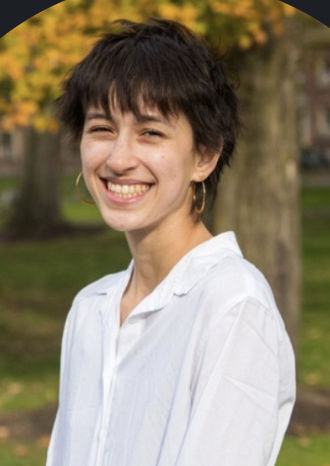
#> input picture Fall_2023/Project1/Part2/Project 1 Part 2 Download Sep 29, 2023 943 AM/20824-1939611 - Lara Palombi - Sep 23, 2023 113 PM/self.png, 330 x 466 px
$ jupyter execute proj1.ipynb
#> lines starting #> are read from the running program, lines starting #| are printed output that depends on the picture; after the words box and inside, x2 and y2 are one past the last pixel; in counts of white or black regions, pixels touching at a corner belong together
<h1>PROJECT PART 1 </h1>

<h3>#1: Convert the RGB to HSV code so it produces values in OpenCV's specified ranges and array structure. Your function should accept a 3D array and return HSV values in OpenCV's ranges. </h3>

[cell 1]
import cv2
import numpy as np
from numpy import interp

# defining a function. Accepts a 3d array with RGB values. RGB values are in the range (0, 255).
def rgb2hsv(rgb):
    rgb = rgb / 255
    for i in range(0, len(rgb)):
        for j in range(0, len(rgb[i])):
            # initialize your hsv values. Make sure they are floating point numbers.
            h = 0.0
            s = 0.0
            v = 0.0

            # beginning to implement formula.
            v = np.max(rgb[i][j])
            diff = np.max(rgb[i][j]) - np.min(rgb[i][j])

            if(v > 0.0):
                s = diff / v
            # otherwise s stays at 0

            # follow conditionals of formula. If conditions are not met
            if(rgb[i][j][0] == rgb[i][j][1] and rgb[i][j][1]== rgb[i][j][2]):
                h = 0.0
            elif(v == rgb[i][j][0]):
                h = 60*(rgb[i][j][1]- rgb[i][j][2]) / diff
            elif(v == rgb[i][j][1]):
                h = 120 + 60*(rgb[i][j][2] - rgb[i][j][0]) / diff
            elif(v == rgb[i][j][2]):
                h = 240 + 60*(rgb[i][j][2] - rgb[i][j][1]) / diff

            # convert them to OpenCV's range
            h = round(h/2)
            s = round(np.interp(s, [0, 1], [0, 255]))
            v = round(np.interp(v, [0, 1], [0,255]))

            # overwrite values in-place
            rgb[i][j][0] = h
            rgb[i][j][1] = s
            rgb[i][j][2] = v


    return rgb

[cell 2]
# TESTING:
rgb = np.uint8([[[200, 74, 55]]])
hsv = rgb2hsv(rgb)
print("Original RGB value: ", rgb)
print("Converted to HSV: ", hsv)

 <h3>#2: Write the Python code for the conversion of HSV color space to RGB. Include comments to describe each step in your code.</h3>

[cell 3]
# HSV to RGB code
def hsv2rgb(hsv):
    for i in range(0, len(hsv)):
        for j in range(0, len(hsv[i])):
            h, s, v = hsv[i][j]
            h*=2
            s /= 255
            v /= 255

            c = v * s
            x = c * (1 -abs((h/60)%2 -1))
            m = v - c

            r = 0.0
            g = 0.0
            b = 0.0

            rp = 0.0
            gp = 0.0
            bp = 0.0


            if(h >= 0 and h < 60):
                rp = c
                gp = x
                bp = 0
            elif(h>=60 and h < 120):
                rp = x
                gp = c
                bp = 0
            elif(h>=120 and h < 180):
                rp = 0
                gp = c
                bp = x
            elif(h>=180 and h < 240):
                rp = 0
                gp = x
                bp = c
            elif(h>=240 and h < 300):
                rp = x
                gp = 0
                bp = c
            elif(h>=300 and h < 360):
                rp = c
                gp = 0
                bp = x

            r = (rp + m)*255
            g = (gp + m)*255
            b = (bp + m)*255

            hsv[i][j][0] = r
            hsv[i][j][1] = g
            hsv[i][j][2] = b

    return np.uint8(hsv)

[cell 4]
hsv = np.uint8([[[4, 185, 200]]]) # HSV value
print("Original HSV value: ", hsv)
rgb = hsv2rgb(hsv) # Converted RGB value
print("Converted to RGB: ", rgb)

<h1>PROJECT PART 2 </h1>

<h4>Import image into Jupyter Notebook.</h4>

[cell 5]
import cv2
import numpy as np
import matplotlib.pyplot as plt

# reading image in and displaying it
img = cv2.imread("./self.png")
#> img is the input picture: shape (466, 330, 3); mean B, G, R 107.2, 129.6, 141.6
img = cv2.cvtColor(img, cv2.COLOR_BGR2RGB)
plt.imshow(img)

<h4>Analyze the image. Create a histogram of the whole image. </h4>

[cell 6]
# Printing the shape of the image
print("Img shape: ", img.shape)
#| Img shape:  (466, 330, 3)

[cell 7]
# Code to plot image + its RGB histogram. Input the figure size, the title of the image, the position of the image, the title
# of the histogram, position of the histogram, and then the image.
def plotHistogram(figsize, titleimg, pos1, titlehist, pos2, img, leg1, leg2, leg3, legpos, mask):
#> called with titleimg = 'Image', pos1 = 1, titlehist = 'Histogram', pos2 = 2, leg1 = 'red', leg2 = 'green', leg3 = 'blue', legpos = 'upper right'
    plt.figure(figsize=(figsize[0],figsize[1]))
    plt.subplot(1, 2, pos1)
    plt.title(titleimg)
    plt.imshow(img)

    plt.subplot(1, 2, pos2)
    plt.title(titlehist)

    hist = cv2.calcHist([img],[0],mask,[256],[0,255])
#> hist = 256 values, max 2710 at index 232, min 0 at index 0, mean 600.7
    plt.plot(hist, color='red')
    plt.xlim([0,255])

    # green channel.
    hist = cv2.calcHist([img],[1],mask,[256],[0,255])
#> hist = 256 values, max 2588 at index 230, min 0 at index 253, mean 600.7
    plt.plot(hist, color='green')
    plt.xlim([0,255])

    # blue channel.
    hist = cv2.calcHist([img],[2],mask,[256],[0,255])
#> hist = 256 values, max 3916 at index 35, min 0 at index 255, mean 600.6
    plt.plot(hist, color='blue')

    plt.xlim([0,255])

    plt.legend((leg1, leg2, leg3), loc = legpos)
    plt.tight_layout()
    plt.show()
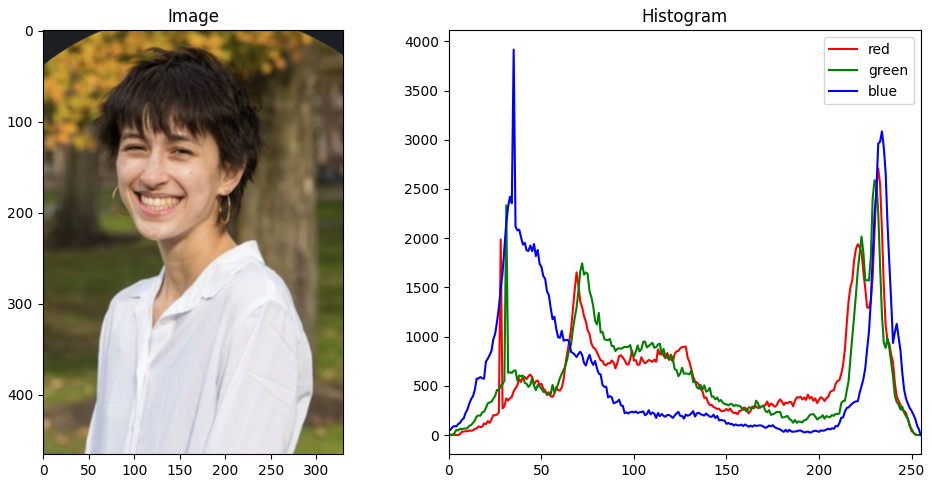
#> figure drawn by matplotlib, 2 panels; panel 2: curve peaks at x = 232, y = 2710; panel 2: curve peaks at x = 230, y = 2588; panel 2: curve peaks at x = 35, y = 3916

[cell 8]
plotHistogram([10, 5], "Image", 1, "Histogram", 2, img, "red", "green", "blue", "upper right", None)

<h4>Modify your image with brightness and contrast so it fills the complete tonal range.</h4>

[cell 9]
# Code for gamma correction
def gamma_correction(img, gamma):
    # normalize image to [0, 1] + apply gamma correction + scale back to [0, 255]
#> called with gamma = 1.5
    corrected = 255.0 * (img / 255.0) ** gamma
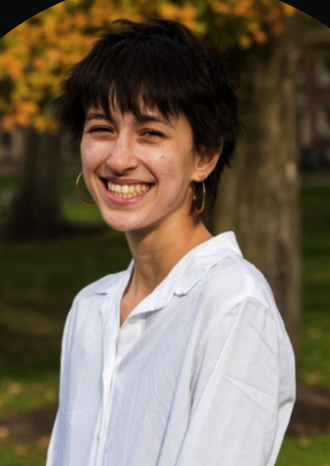
#> corrected: shape (466, 330, 3) float64; mean R, G, B 115.4, 102.6, 85.1
    return np.uint8(corrected)
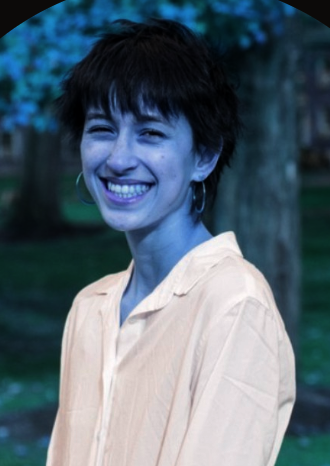
#> returned value: shape (466, 330, 3); mean of channels 0, 1, 2 115, 102.2, 84.6; drawn as B, G, R

[cell 10]
gamma = 1.5 # Gamma value >1 for higher contrast
corrected_image = gamma_correction(img, gamma) # Displaying corrected image
plt.imshow(corrected_image)

[cell 11]
# Plotting the image, high-contrast image, and their corresponding histograms.
plotHistogram([10, 5], "High-contrast image", 1, "Histogram", 2, corrected_image, "red", "green", "blue", "upper right", None)
#> call 2 of plotHistogram, with titleimg = 'High-contrast image', pos1 = 1, titlehist = 'Histogram', pos2 = 2, leg1 = 'red', leg2 = 'green', leg3 = 'blue', legpos = 'upper right'
#> in plotHistogram (call 2), `hist = cv2.calcHist([img],[0],mask,[256],[0,255])`: hist = 256 values, max 3132 at index 35, min 0 at index 95, mean 600.7
#> in plotHistogram (call 2), `hist = cv2.calcHist([img],[1],mask,[256],[0,255])`: hist = 256 values, max 3281 at index 39, min 0 at index 95, mean 600.7
#> in plotHistogram (call 2), `hist = cv2.calcHist([img],[2],mask,[256],[0,255])`: hist = 256 values, max 6272 at index 12, min 0 at index 95, mean 600.6
#> in plotHistogram (call 2), `plt.show()`:
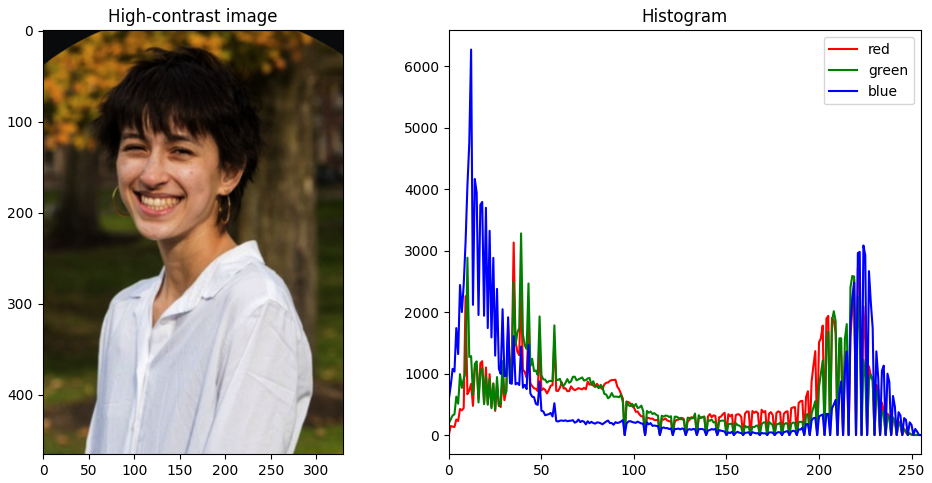
#> figure drawn by matplotlib, 2 panels; panel 2: curve peaks at x = 35, y = 3132; panel 2: curve peaks at x = 39, y = 3281; panel 2: curve peaks at x = 12, y = 6272
plotHistogram([10, 5], "Original image", 1, "Histogram", 2, img, "red", "green", "blue", "upper right", None)

<h4></h4>

<h4>Create a mask of your face. </h4>

[cell 12]
img = corrected_image # Setting corrected image back equal to img
plt.imshow(img)

<h4> Analyze specific portions of the image by drawing a rectangle first: </h4>

[cell 13]
tl = (77, 110) # top left
br = (190, 233) # bottom right
rc = (255, 0, 0) # rectangle color
thickness = 2 # thickness
rect = cv2.rectangle(corrected_image, tl, br, rc, thickness)
plt.imshow(rect)

<h4>Creating a mask</h4>

[cell 14]
# Reload in image
img = cv2.imread("./self.png")
img = cv2.cvtColor(img, cv2.COLOR_BGR2RGB)
plt.imshow(img)

img = gamma_correction(img, gamma) # Displaying corrected image
masked = img[110:233, 77:190] # Creating masked image
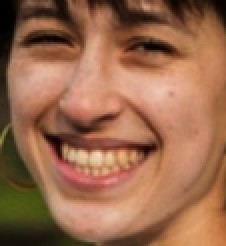
#> masked: shape (123, 113, 3) (shown 2 times larger); mean R, G, B 153.4, 105.6, 77
plt.imshow(masked)

<h4> Creating a histogram of the HSV values: </h4>

[cell 15]
# Converting RGB values to HSV values
masked = cv2.cvtColor(masked, cv2.COLOR_RGB2HSV)
#> masked: shape (123, 113, 3); mean H, S, V 11.8, 135.4, 153.6
plotHistogram([10, 5], "Masked image", 1, "Masked image histogram", 2, masked, "hue", "saturation", "value", "upper left", None)
#> call 4 of plotHistogram, with titleimg = 'Masked image', pos1 = 1, titlehist = 'Masked image histogram', pos2 = 2, leg1 = 'hue', leg2 = 'saturation', leg3 = 'value', legpos = 'upper left'
#> in plotHistogram (call 4), `hist = cv2.calcHist([img],[0],mask,[256],[0,255])`: hist = 256 values, max 2714 at index 11, min 0 at index 38, mean 54.29
#> in plotHistogram (call 4), `hist = cv2.calcHist([img],[1],mask,[256],[0,255])`: hist = 256 values, max 260 at index 135, min 0 at index 1, mean 53.85
#> in plotHistogram (call 4), `hist = cv2.calcHist([img],[2],mask,[256],[0,255])`: hist = 256 values, max 237 at index 201, min 0 at index 95, mean 54.29
#> in plotHistogram (call 4), `plt.show()`:
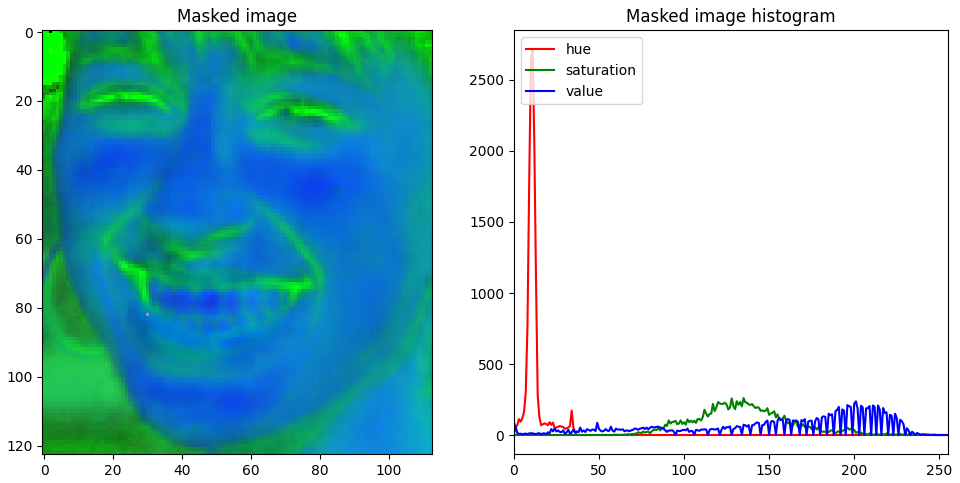
#> figure drawn by matplotlib, 2 panels; panel 2: curve peaks at x = 11, y = 2714; panel 2: curve peaks at x = 135, y = 260; panel 2: curve peaks at x = 201, y = 237

<h4>Adding mask to the image</h4>

[cell 16]
img = cv2.imread("self.png")
img = cv2.cvtColor(img, cv2.COLOR_BGR2HSV)
#> img: shape (466, 330, 3); mean H, S, V 49.3, 87.8, 144.3

plt.imshow(img)

<h4>Analyze the histogram for skin tone ranges. Use HSV to create a mask of skin tone ranges.</h4>

[cell 17]
# This will reply on estimation.
lb = np.uint8([0,40,50])
ub = np.uint8([20,170,240])
skin_tone_mask = cv2.inRange(img, lb, ub)
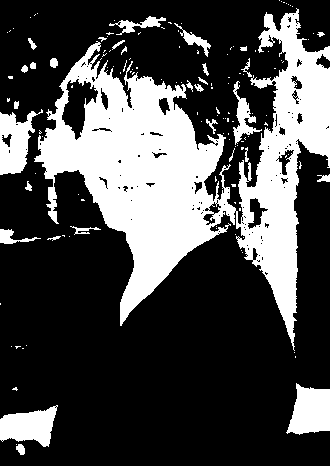
#> skin_tone_mask: shape (466, 330); 29.2% white; 140 white regions (109 under 20 px), largest, box (x1, y1, x2, y2) and area: (34, 8, 330, 351) 37394, (286, 383, 330, 435) 1646, (0, 109, 43, 175) 1568
plt.imshow(skin_tone_mask)

[cell 18]
final = cv2.bitwise_and(img, img, mask=skin_tone_mask)
#> final: shape (466, 330, 3); mean H, S, V 4.4, 29.4, 39.3
final = cv2.cvtColor(final, cv2.COLOR_HSV2RGB)
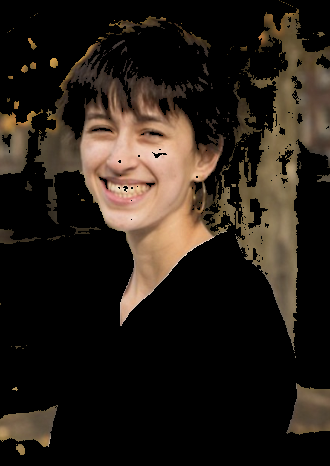
#> final: shape (466, 330, 3); mean R, G, B 39.3, 31.3, 23.9
plt.imshow(final)
